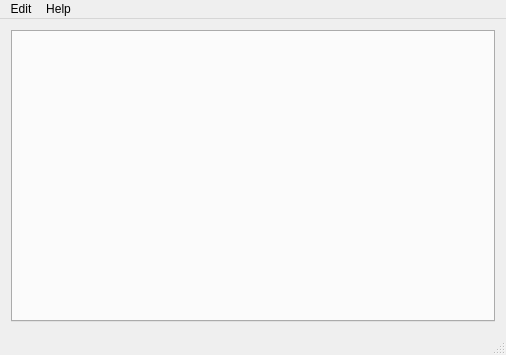
<?xml version="1.0" encoding="UTF-8"?>
<ui version="4.0">
 <class>MainWindow</class>
 <widget class="QMainWindow" name="MainWindow">
  <property name="geometry">
   <rect>
    <x>0</x>
    <y>0</y>
    <width>506</width>
    <height>355</height>
   </rect>
  </property>
  <property name="windowTitle">
   <string>QDeviceMonitor</string>
  </property>
  <widget class="QWidget" name="centralWidget">
   <layout class="QVBoxLayout" name="verticalLayout">
    <item>
     <widget class="QTabWidget" name="tabWidget">
      <property name="currentIndex">
       <number>-1</number>
      </property>
     </widget>
    </item>
   </layout>
  </widget>
  <widget class="QStatusBar" name="statusBar"/>
  <widget class="QMenuBar" name="menuBar">
   <property name="geometry">
    <rect>
     <x>0</x>
     <y>0</y>
     <width>506</width>
     <height>29</height>
    </rect>
   </property>
   <widget class="QMenu" name="menuEdit">
    <property name="title">
     <string>Edit</string>
    </property>
    <addaction name="actionSettings"/>
   </widget>
   <widget class="QMenu" name="menuHelp">
    <property name="title">
     <string>Help</string>
    </property>
    <addaction name="actionAboutQt"/>
    <addaction name="actionAbout"/>
   </widget>
   <addaction name="menuEdit"/>
   <addaction name="menuHelp"/>
  </widget>
  <action name="actionSettings">
   <property name="text">
    <string>Settings</string>
   </property>
  </action>
  <action name="actionAboutQt">
   <property name="text">
    <string>About Qt</string>
   </property>
  </action>
  <action name="actionAbout">
   <property name="text">
    <string>About</string>
   </property>
  </action>
 </widget>
 <layoutdefault spacing="6" margin="11"/>
 <resources/>
 <connections/>
</ui>
